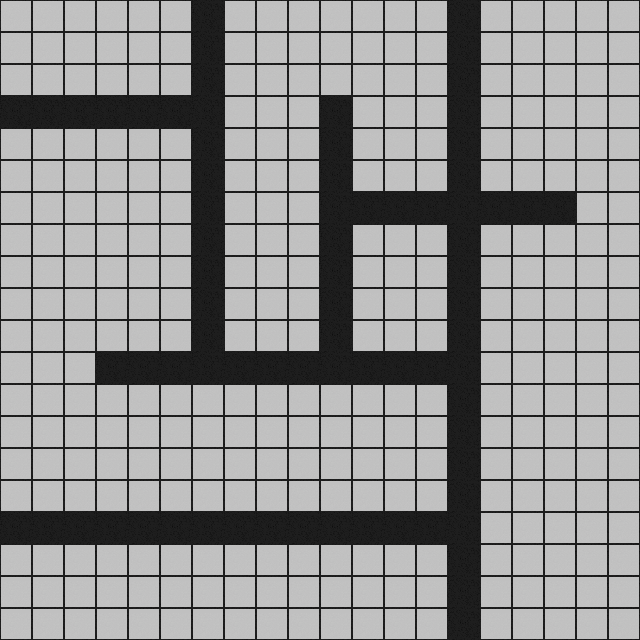

A 2D game scene composited from a Tiled map and its tileset images. What follows is a short description and the map's XML, with every tile layer's data as written:
An orthogonal 20x20 tile map with 32x32 px tiles, 1 tile layer (Tile Layer 1) and 21 objects (8x hazard, 7x wall, 5x sign, car).

<map version="1.10" tiledversion="1.10.2" orientation="orthogonal" renderorder="right-down" width="20" height="20" tilewidth="32" tileheight="32" infinite="0" nextlayerid="6" nextobjectid="27">
 <tileset firstgid="1" source="str.tsx" />
 <layer id="1" name="Tile Layer 1" width="20" height="20">
  <data encoding="csv">
49,49,49,49,49,49,25,49,49,49,49,49,49,49,25,49,49,49,49,49,
49,49,49,49,49,49,25,49,49,49,49,49,49,49,25,49,49,49,49,49,
49,49,49,49,49,49,25,49,49,49,49,49,49,49,25,49,49,49,49,49,
25,25,25,25,25,25,25,49,49,49,25,49,49,49,25,49,49,49,49,49,
49,49,49,49,49,49,25,49,49,49,25,49,49,49,25,49,49,49,49,49,
49,49,49,49,49,49,25,49,49,49,25,49,49,49,25,49,49,49,49,49,
49,49,49,49,49,49,25,49,49,49,25,25,25,25,25,25,25,25,49,49,
49,49,49,49,49,49,25,49,49,49,25,49,49,49,25,49,49,49,49,49,
49,49,49,49,49,49,25,49,49,49,25,49,49,49,25,49,49,49,49,49,
49,49,49,49,49,49,25,49,49,49,25,49,49,49,25,49,49,49,49,49,
49,49,49,49,49,49,25,49,49,49,25,49,49,49,25,49,49,49,49,49,
49,49,49,25,25,25,25,25,25,25,25,25,25,25,25,49,49,49,49,49,
49,49,49,49,49,49,49,49,49,49,49,49,49,49,25,49,49,49,49,49,
49,49,49,49,49,49,49,49,49,49,49,49,49,49,25,49,49,49,49,49,
49,49,49,49,49,49,49,49,49,49,49,49,49,49,25,49,49,49,49,49,
49,49,49,49,49,49,49,49,49,49,49,49,49,49,25,49,49,49,49,49,
25,25,25,25,25,25,25,25,25,25,25,25,25,25,25,49,49,49,49,49,
49,49,49,49,49,49,49,49,49,49,49,49,49,49,25,49,49,49,49,49,
49,49,49,49,49,49,49,49,49,49,49,49,49,49,25,49,49,49,49,49,
49,49,49,49,49,49,49,49,49,49,49,49,49,49,25,49,49,49,49,49
</data>
 </layer>
 <objectgroup id="2" name="walls" visible="0">
  <object id="2" type="wall" x="448" y="352" width="32" height="32">
   <properties>
    <property name="forbidden" value="right" />
   </properties>
  </object>
  <object id="3" type="wall" x="192" y="96" width="32" height="32">
   <properties>
    <property name="forbidden" value="right" />
   </properties>
  </object>
  <object id="4" type="wall" x="448" y="512" width="32" height="32">
   <properties>
    <property name="forbidden" value="right" />
   </properties>
  </object>
  <object id="5" type="wall" x="448" y="192" width="32" height="32" />
  <object id="6" type="wall" x="192" y="352" width="32" height="32">
   <properties>
    <property name="forbidden" value="down" />
   </properties>
  </object>
  <object id="20" type="wall" x="320" y="192" width="32" height="32">
   <properties>
    <property name="forbidden" value="left" />
   </properties>
  </object>
  <object id="24" type="wall" x="320" y="352" width="32" height="32">
   <properties>
    <property name="forbidden" value="down" />
   </properties>
  </object>
 </objectgroup>
 <objectgroup id="3" name="hazards" visible="0">
  <object id="7" type="hazard" x="480" y="512" width="32" height="32" />
  <object id="8" type="hazard" x="480" y="352" width="32" height="32" />
  <object id="9" type="hazard" x="576" y="192" width="32" height="32" />
  <object id="10" type="hazard" x="192" y="384" width="32" height="32" />
  <object id="12" type="hazard" x="224" y="96" width="32" height="32" />
  <object id="22" type="hazard" x="288" y="192" width="32" height="32" />
  <object id="23" type="hazard" x="320" y="64" width="32" height="32" />
  <object id="26" type="hazard" x="64" y="352" width="32" height="32" />
 </objectgroup>
 <objectgroup id="4" name="cars" visible="0">
  <object id="13" type="car" x="32" y="512" width="32" height="32">
   <properties>
    <property name="action" value="forward" />
    <property name="logic" value="q" />
    <property name="orientation" value="right" />
   </properties>
  </object>
 </objectgroup>
 <objectgroup id="5" name="signs" visible="0">
  <object id="15" type="sign" x="96" y="512" width="32" height="32">
   <properties>
    <property name="default" value="forward" />
    <property name="orientation" value="right" />
    <property name="turn" value="fl" />
   </properties>
  </object>
  <object id="16" type="sign" x="160" y="512" width="32" height="32">
   <properties>
    <property name="default" value="left" />
    <property name="orientation" value="right" />
    <property name="turn" value="lf" />
   </properties>
  </object>
  <object id="17" type="sign" x="224" y="512" width="32" height="32">
   <properties>
    <property name="default" value="left" />
    <property name="orientation" value="right" />
    <property name="turn" value="lfr" />
   </properties>
  </object>
  <object id="18" type="sign" x="288" y="512" width="32" height="32">
   <properties>
    <property name="default" value="right" />
    <property name="orientation" value="right" />
    <property name="turn" value="rfl" />
   </properties>
  </object>
  <object id="19" type="sign" x="352" y="512" width="32" height="32">
   <properties>
    <property name="default" value="forward" />
    <property name="orientation" value="right" />
    <property name="turn" value="rf" />
   </properties>
  </object>
 </objectgroup>
</map>